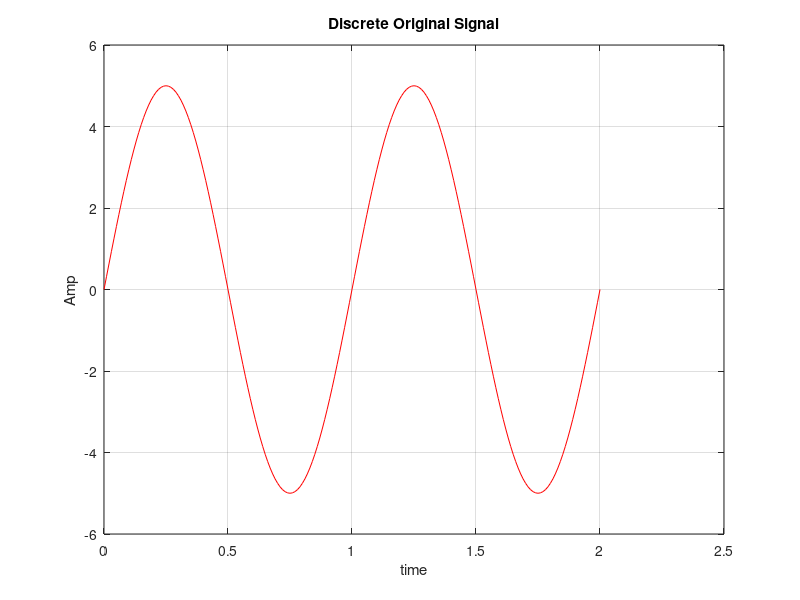
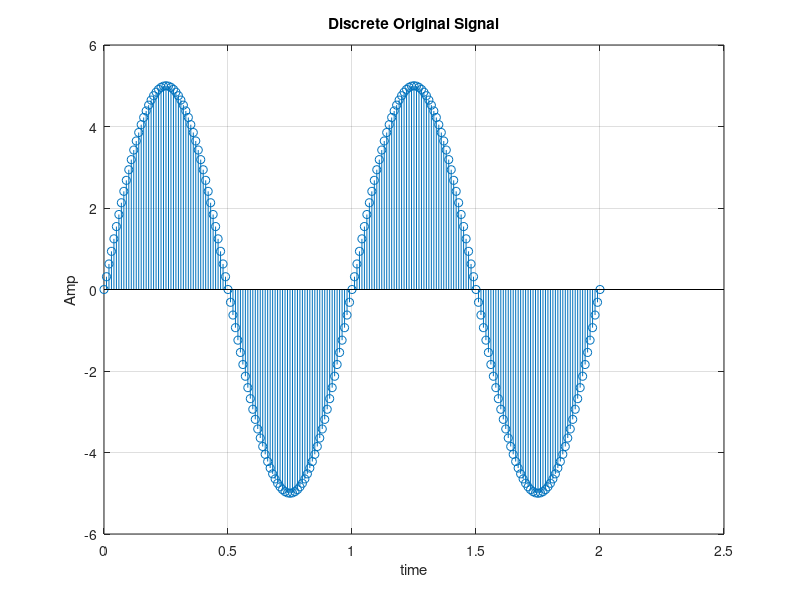
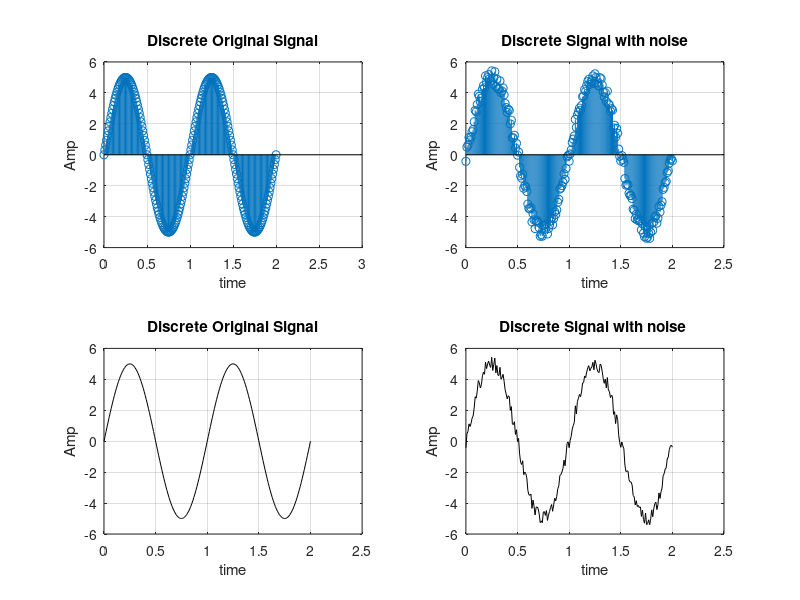
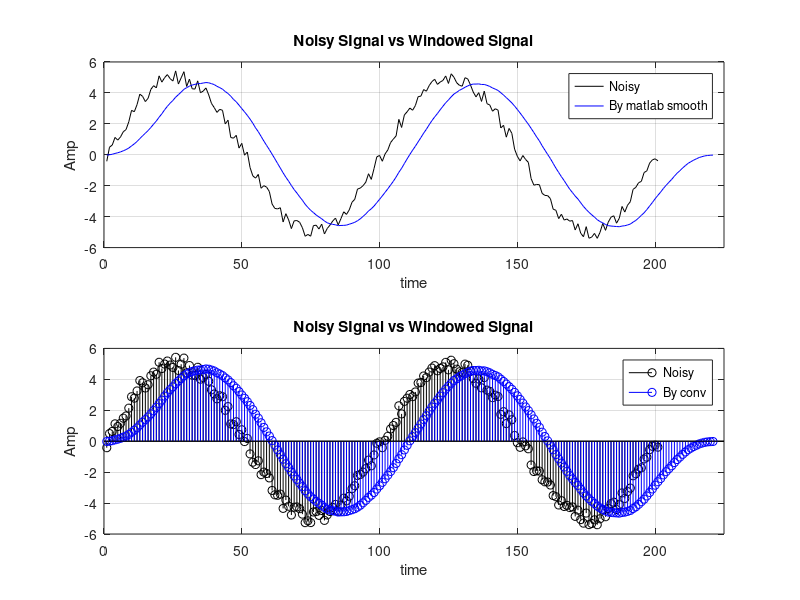

The MATLAB source for these figures, in order:
%% Exp 1
% Teacher : Dr. Abidi
% Author: [SeyedAli] - [SeyedHosseini]
% E-mail: [alishosseini79@aut.ac.ir] 
%Student-Number : [9723042]
% University: Amirkabir University of Technology
%% part1
close all ; clear ; clc;
le = 0.01 ; %step size
t = 0 : le : 2; %time domain
A = 5; %AMp
f = 1; %carrier frequency
y = A * sin(2*pi*f*t);  %Original signal 
figure(1)
stem(t,y)
plot(t,y,"r")
grid on;
ylabel("Amp")
xlabel("time")
title("Discrete Original Signal")
axis([0 2.5 -6 6])

figure(2)
stem(t,y,"o")
grid on;
ylabel("Amp")
xlabel("time")
title("Discrete Original Signal")
axis([0 2.5 -6 6])
%% part2
m = -.5 + (1) * rand(1,length(t)); %Random noise : [ a + (b - a)*rand(1,N) ] 
y_n = m + y ; %Noisy signal
% N1 = 21; 
% y_n = smooth(y_n, N1);

figure(3)
subplot(221)
stem(t,y)
grid on;
ylabel("Amp")
xlabel("time")
title("Discrete Original Signal")
axis([0 3 -6 6])

subplot(222)
stem(t,y_n)
grid on;
ylabel("Amp")
xlabel("time")
title("Discrete Signal with noise")
axis([0 2.5 -6 6])

subplot(223)
plot(t,y,"k")
grid on;
ylabel("Amp")
xlabel("time")
title("Discrete Original Signal")
axis([0 2.5 -6 6])

subplot(224)
plot(t,y_n,"k")
grid on;
ylabel("Amp")
xlabel("time")
title("Discrete Signal with noise ")
axis([0 2.5 -6 6])
%% part3
M1 = 0 ; 
M2 = 20 ;
MA_Len = M2 + M1 + 1 ; %length of MA
MA = ones(1,MA_Len)/ (MA_Len); % Moving Average Signal 
Wind_Sig = conv(MA,y_n); %Windowed Noisy signal
t2 = 0 : le : le*(numel(Wind_Sig) - 1) ; %Time domain for conv 

figure(4)
subplot(211)
plot(y_n,"k");
hold on;
plot(Wind_Sig,"b")
grid on;
ylabel("Amp")
xlabel("time")
title("Noisy SIgnal vs Windowed Signal")
axis([0 225 -6 6])
legend('Noisy' , 'By matlab smooth' , 'By conv')

subplot(212)
stem(y_n,"k");
hold on;
stem(Wind_Sig,"b")
grid on;
ylabel("Amp")
xlabel("time")
title("Noisy SIgnal vs Windowed Signal")
axis([0 225 -6 6])
legend('Noisy' , 'By conv')

%% part 4
a = 1 ;
b = ones(1,21) / 21;
yy = filter(b,a,y_n) ;

figure(5)
plot(yy,'*')
hold on
plot(Wind_Sig)
grid on;
ylabel("Amp")
xlabel("time")
title("Filter SIgnal vs Windowed Signal")
axis([0 225 -6 6])
legend('MA' , 'Filter')

%% part5

%% part 6


%% part 7
t3 = -5 : 0.01 : 5 ;
x = sinc(5.*t3).*sinc(5.*t3);
% plot(t3,x)
% grid on;
% axis([-5 5 -0.2 1.22])





%% FUnctions
function y = singen(w,n) 

    x1 = zeros(1,n);
    x(1) = 1;
    b=[0,sin(w)];
    a=[1,-2*cos(w),1];
    y = filter(b,a,x1);

end
